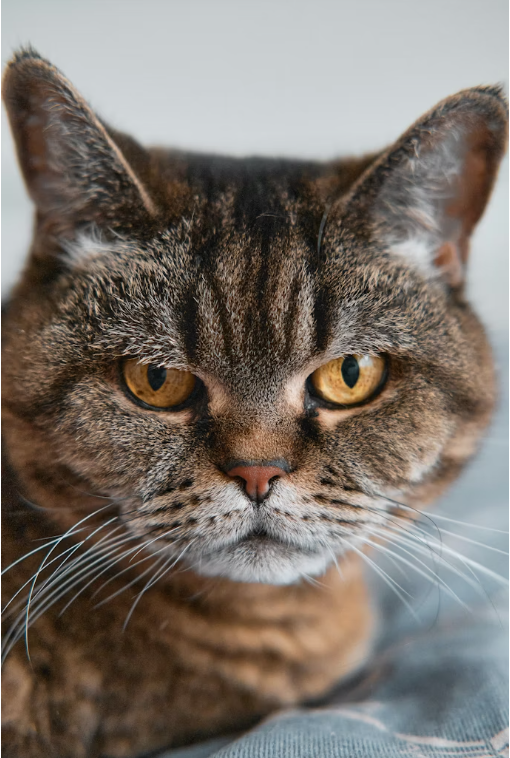
#> input picture DIP/cat.png, 510 x 758 px
$ jupyter execute 06.ipynb
#> lines starting #> are read from the running program, lines starting #| are printed output that depends on the picture
## Problem 6
Perform addition, subtraction, AND, OR and NOT operations on two images.

[cell 1]
import cv2
import matplotlib.pyplot as plt
import numpy as np

image1 = cv2.imread("cat.png")
#> image1 is the input picture: shape (758, 510, 3); mean B, G, R 107.2, 114.9, 123.1
image2 = cv2.imread("Rose1.png")
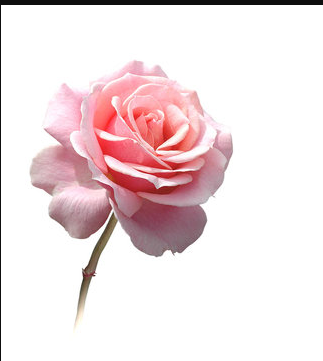
#> input picture DIP/Rose1.png, 323 x 361 px
#> image2 is the input picture: shape (361, 323, 3); mean B, G, R 227, 225.2, 240

# Use the same common size for both images.
height = image1.shape[0]
#> height = 758
if image2.shape[0] < height:
    height = image2.shape[0]
#> height = 361
width = image1.shape[1]
#> width = 510
if image2.shape[1] < width:
    width = image2.shape[1]
#> width = 323
image1 = image1[:height, :width]
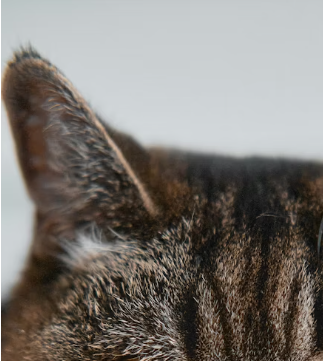
#> image1: shape (361, 323, 3); mean B, G, R 115.2, 120.3, 125
image2 = image2[:height, :width]

addition = np.zeros_like(image1)
subtraction = np.zeros_like(image1)
and_image = np.zeros_like(image1)
or_image = np.zeros_like(image1)
not_image = np.zeros_like(image1)

for row in range(height):
    for col in range(width):
        for channel in range(3):
            a = int(image1[row, col, channel])
            b = int(image2[row, col, channel])

            total = a + b
            addition[row, col, channel] = 255 if total > 255 else total
            difference = a - b
            subtraction[row, col, channel] = 0 if difference < 0 else difference
            and_image[row, col, channel] = a & b
            or_image[row, col, channel] = a | b
            not_image[row, col, channel] = 255 - a
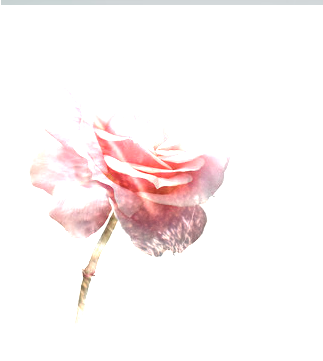
#> addition: shape (361, 323, 3); mean B, G, R 244.4, 244.5, 251.5
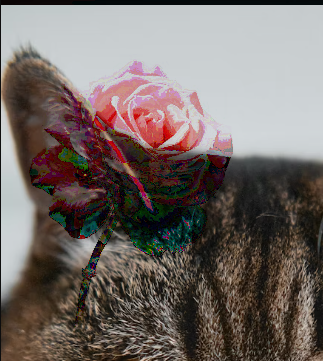
#> and_image: shape (361, 323, 3); mean B, G, R 103, 106.9, 116.7
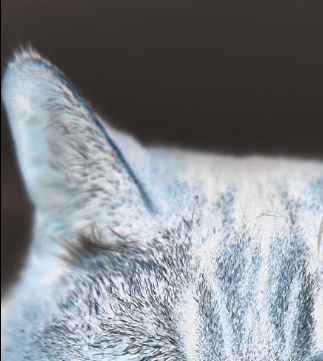
#> not_image: shape (361, 323, 3); mean B, G, R 139.8, 134.7, 130
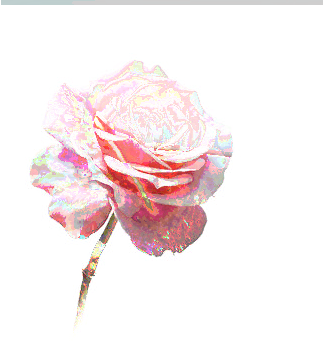
#> or_image: shape (361, 323, 3); mean B, G, R 239.2, 238.6, 248.2
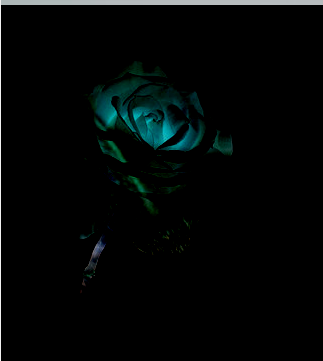
#> subtraction: shape (361, 323, 3); mean B, G, R 6.4, 6.8, 3.4

images = [image1, image2, addition, subtraction, and_image, or_image, not_image]
titles = ["Image 1", "Image 2", "Addition", "Subtraction", "AND", "OR", "NOT"]

plt.figure(figsize=(14, 8))
for i in range(7):
    plt.subplot(2, 4, i + 1)
    plt.imshow(images[i][:, :, ::-1])
    plt.title(titles[i])
    plt.axis("off")

plt.tight_layout()
plt.show()
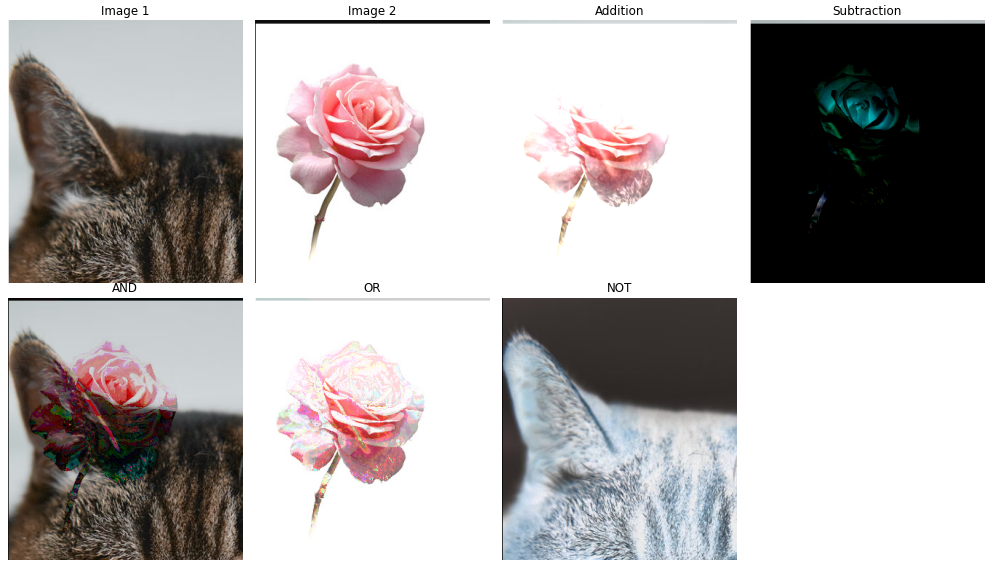
#> figure drawn by matplotlib, 7 panels
